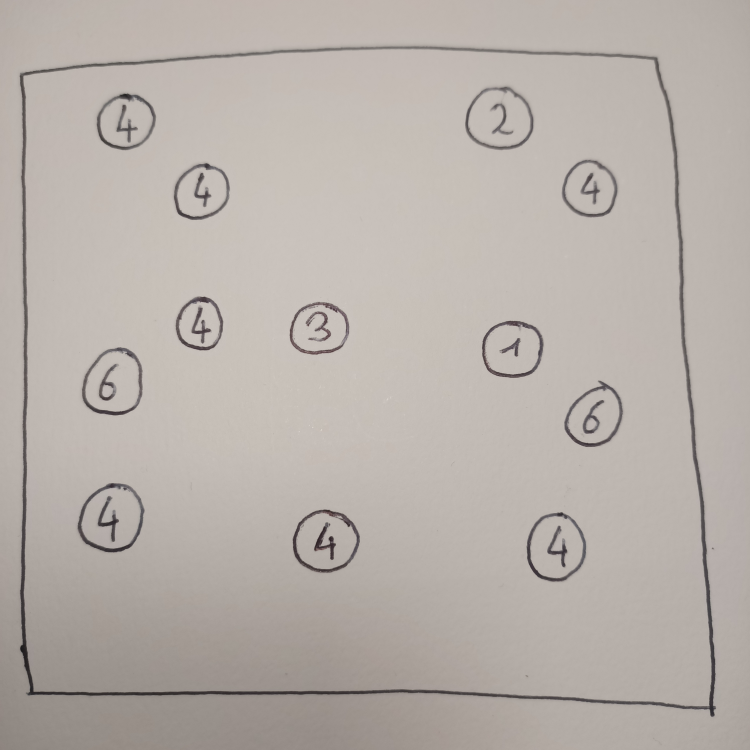
#> input picture Grids/hashi4.png, 3000 x 3000 px, found by its file name (shown at 1/4 size)
$ python image_cleaner.py
#> lines starting #> are read from the running program, lines starting #| are printed output that depends on the picture; after the words box and inside, x2 and y2 are one past the last pixel; in counts of white or black regions, pixels touching at a corner belong together
import cv2
import numpy as np

src = cv2.imread("Grids/hashi4.png")
#> src is the input picture: shape (3000, 3000, 3); mean B, G, R 169.9, 175.8, 183.2
image = cv2.resize(src, (784,784))
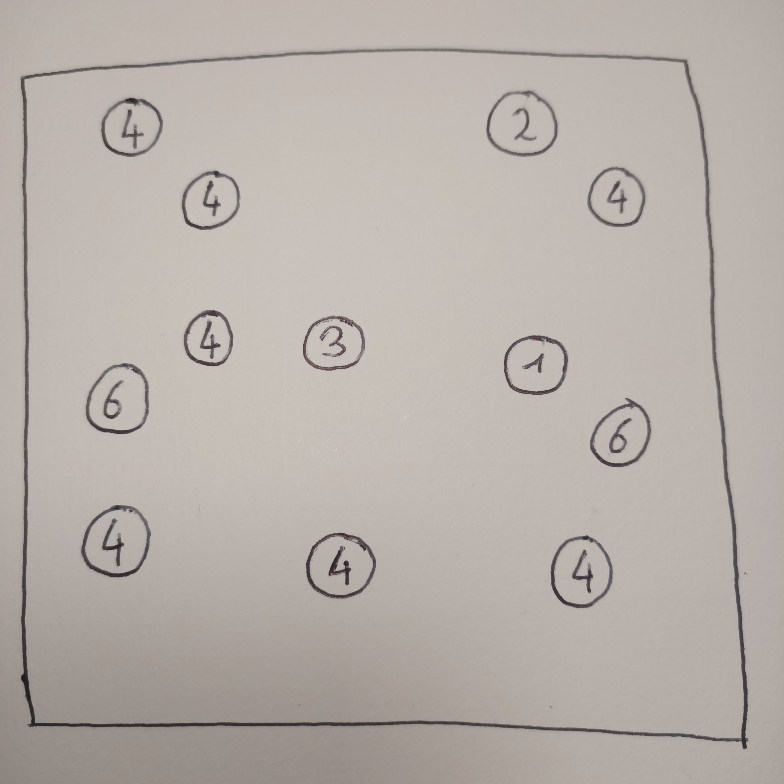
#> image: shape (784, 784, 3); mean B, G, R 169.8, 175.8, 183.1
gray = cv2.cvtColor(image, cv2.COLOR_BGR2GRAY)
blur = cv2.medianBlur(gray, 5)

minDist = 50
param1 = 50
param2 = 20
minRadius = 20
maxRadius = 70

circles = cv2.HoughCircles(blur, cv2.HOUGH_GRADIENT, 1, minDist=minDist, param1=param1, param2=param2, minRadius=minRadius, maxRadius=maxRadius)
#> circles = [[338.5, 565.5, 29.3], [615.5, 197.5, 28.8], [581.5, 572.5, 31.8], [129.5, 124.5, 28.6], [115.5, 543.5, 33], [522.5, 123.5, 32.2], [534.5, 364.5, 29.9], [332.5, 341.5, 28.6], [213.5, 198.5, 27.3], [616.5, 440.5, 26.6], [208.5, 339.5, 25.2], [118.5, 406.5, 29.9]]

if circles is not None:
    circles = np.uint16(np.around(circles))
#> circles = [[338, 566, 29], [616, 198, 29], [582, 572, 32], [130, 124, 29], [116, 544, 33], [522, 124, 32], [534, 364, 30], [332, 342, 29], [214, 198, 27], [616, 440, 27], [208, 340, 25], [118, 406, 30]]
    for i in circles[0, :]:
        center = (i[0], i[1])
        # circle center
        cv2.circle(image, center, 1, (0, 100, 100), 3)
        # circle outline
        radius = i[2]
        cv2.circle(image, center, radius, (255, 0, 255), 3)
#> this loop made 12 passes
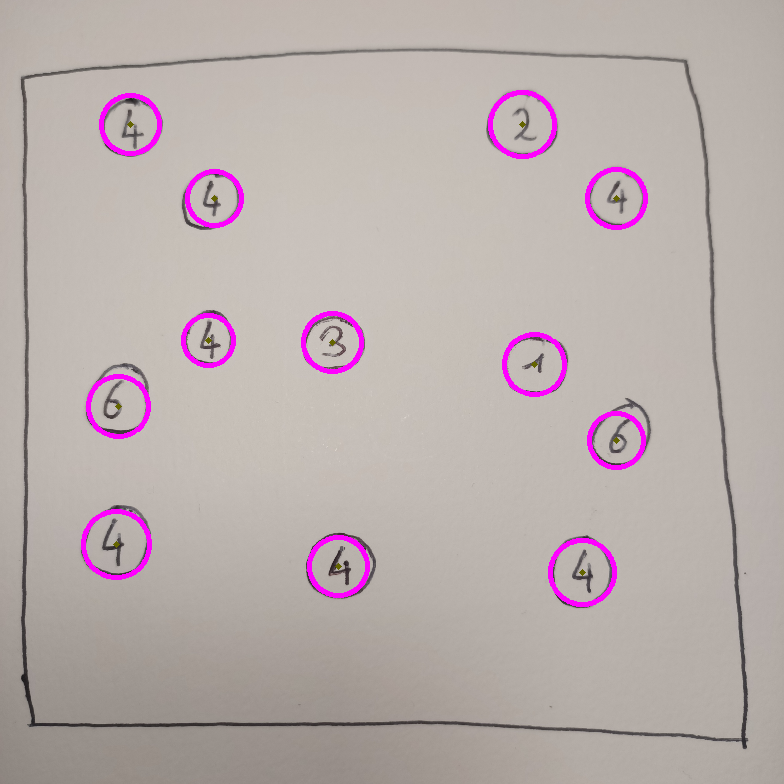
#> image: shape (784, 784, 3); 1.86% of pixels changed, all inside (x1, y1, x2, y2) = (81, 90, 648, 607)

cv2.imshow("Detected Circles", image)
cv2.waitKey(0)

$ run again, with Grids/hashi0.png copied over Grids/hashi4.png
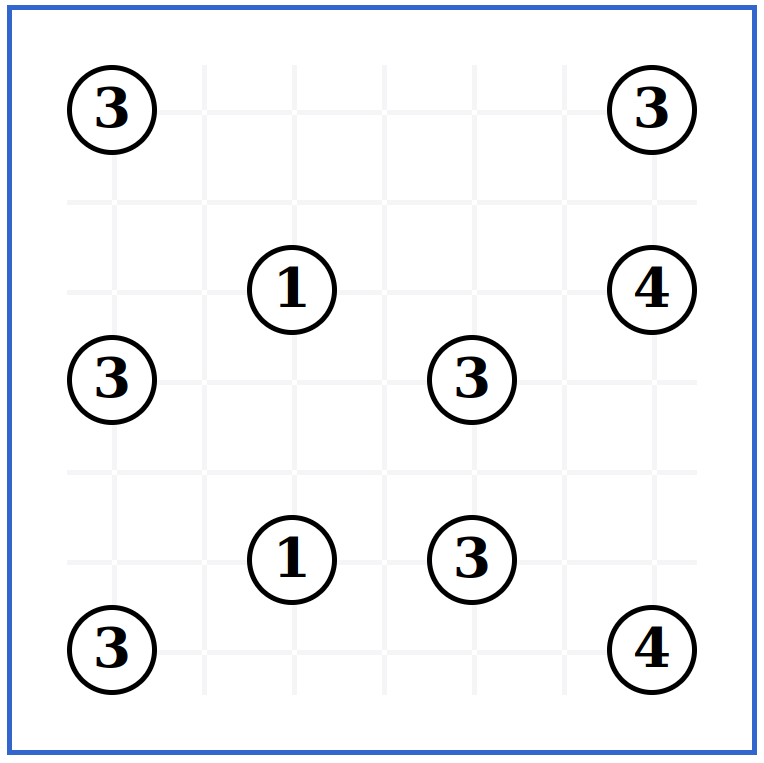
#> input picture Grids/hashi0.png, 764 x 763 px, found by its file name
#> src is the input picture: shape (763, 764, 3); mean B, G, R 244.9, 242.1, 240.8
#> `gray = cv2.cvtColor(image, cv2.COLOR_BGR2GRAY)`:
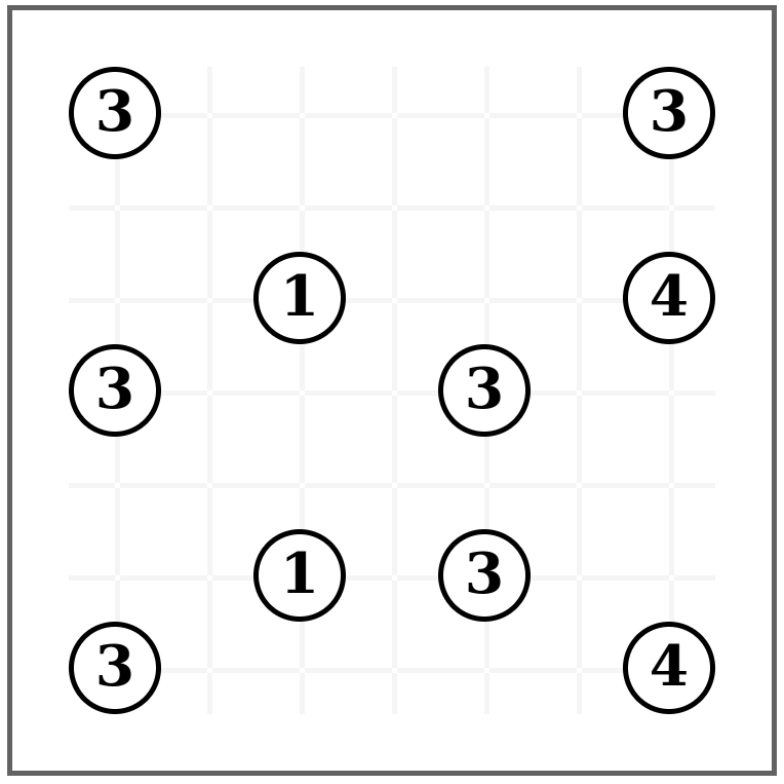
#> gray: shape (784, 784); min 0, max 255, mean 242
#> `circles = cv2.HoughCircles(blur, cv2.HOUGH_GRADIENT, 1, minDist=minDis..`: circles = [[668.5, 297.5, 46.4], [114.5, 112.5, 46.4], [668.5, 112.5, 46.4], [114.5, 667.5, 46.4], [668.5, 667.5, 46.4], [299.5, 297.5, 41.4], [299.5, 574.5, 40.7], [483.5, 574.5, 40.7], [114.5, 389.5, 45.7], [483.5, 390.5, 40.8]]
#> `circles = np.uint16(np.around(circles))`: circles = [[668, 298, 46], [114, 112, 46], [668, 112, 46], [114, 668, 46], [668, 668, 46], [300, 298, 41], [300, 574, 41], [484, 574, 41], [114, 390, 46], [484, 390, 41]]
#> the loop `for i in circles[0, :]:` made 10 passes
#> after the loop `for i in circles[0, :]:`:
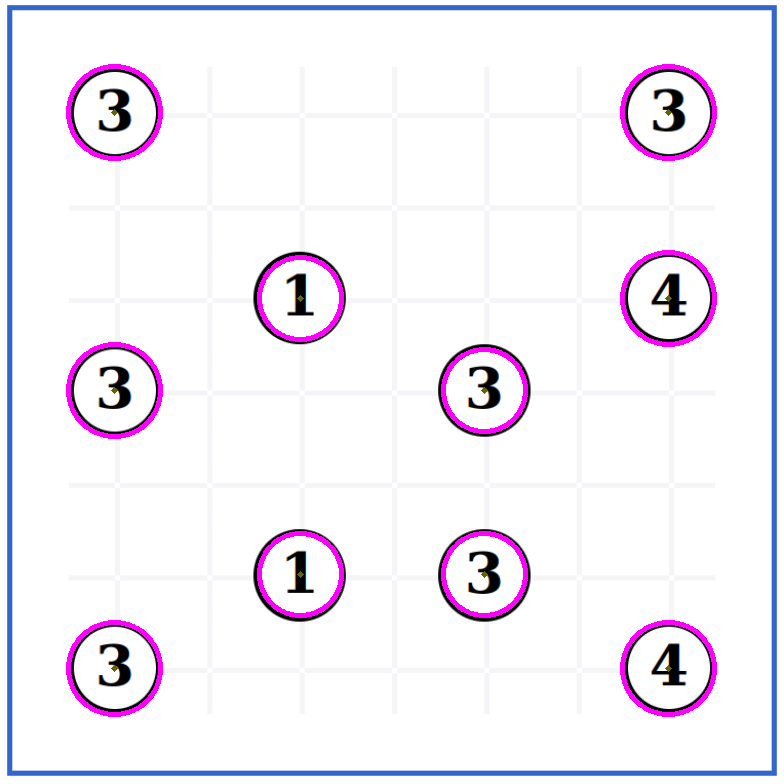
#> image: shape (784, 784, 3); mean B, G, R 247.8, 239.3, 243.8

$ run again, with Grids/hashi3.png copied over Grids/hashi4.png
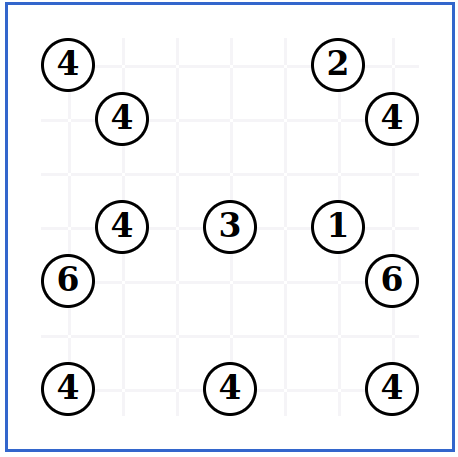
#> input picture Grids/hashi3.png, 458 x 457 px, found by its file name
#> src is the input picture: shape (457, 458, 3); mean B, G, R 242.9, 240.1, 238.8
#> `gray = cv2.cvtColor(image, cv2.COLOR_BGR2GRAY)`:
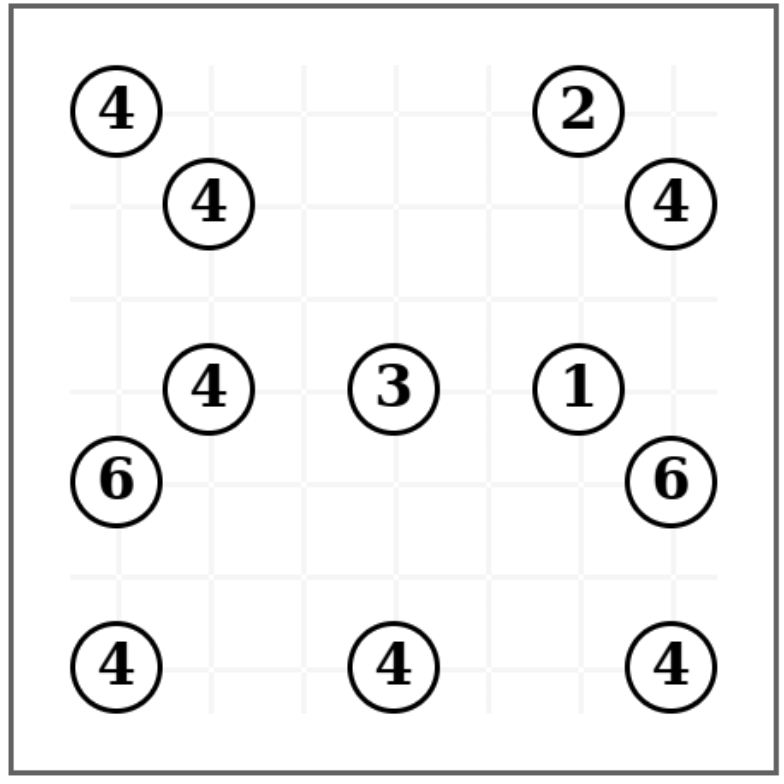
#> gray: shape (784, 784); min 0, max 255, mean 240
#> `circles = cv2.HoughCircles(blur, cv2.HOUGH_GRADIENT, 1, minDist=minDis..`: circles = [[670.5, 481.5, 46.6], [670.5, 203.5, 46.6], [208.5, 203.5, 41.4], [393.5, 666.5, 45.8], [670.5, 667.5, 40.7], [208.5, 388.5, 40.6], [577.5, 388.5, 40.9], [115.5, 667.5, 41], [577.5, 110.5, 41], [116.5, 110.5, 41], [392.5, 388.5, 41.4], [117.5, 479.5, 43.5]]
#> `circles = np.uint16(np.around(circles))`: circles = [[670, 482, 47], [670, 204, 47], [208, 204, 41], [394, 666, 46], [670, 668, 41], [208, 388, 41], [578, 388, 41], [116, 668, 41], [578, 110, 41], [116, 110, 41], [392, 388, 41], [118, 480, 44]]
#> the loop `for i in circles[0, :]:` made 12 passes
#> after the loop `for i in circles[0, :]:`:
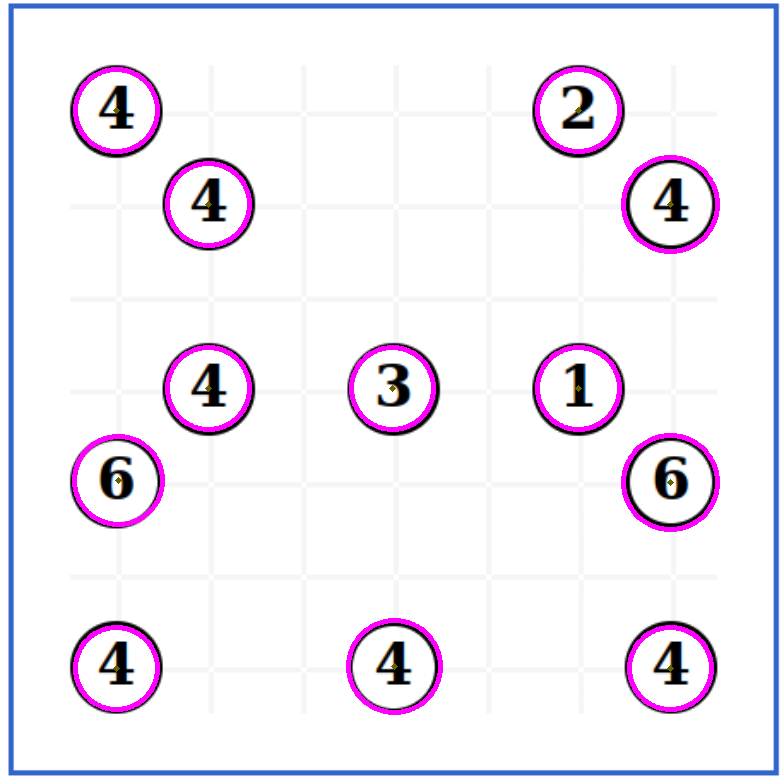
#> image: shape (784, 784, 3); mean B, G, R 246, 236.6, 242
